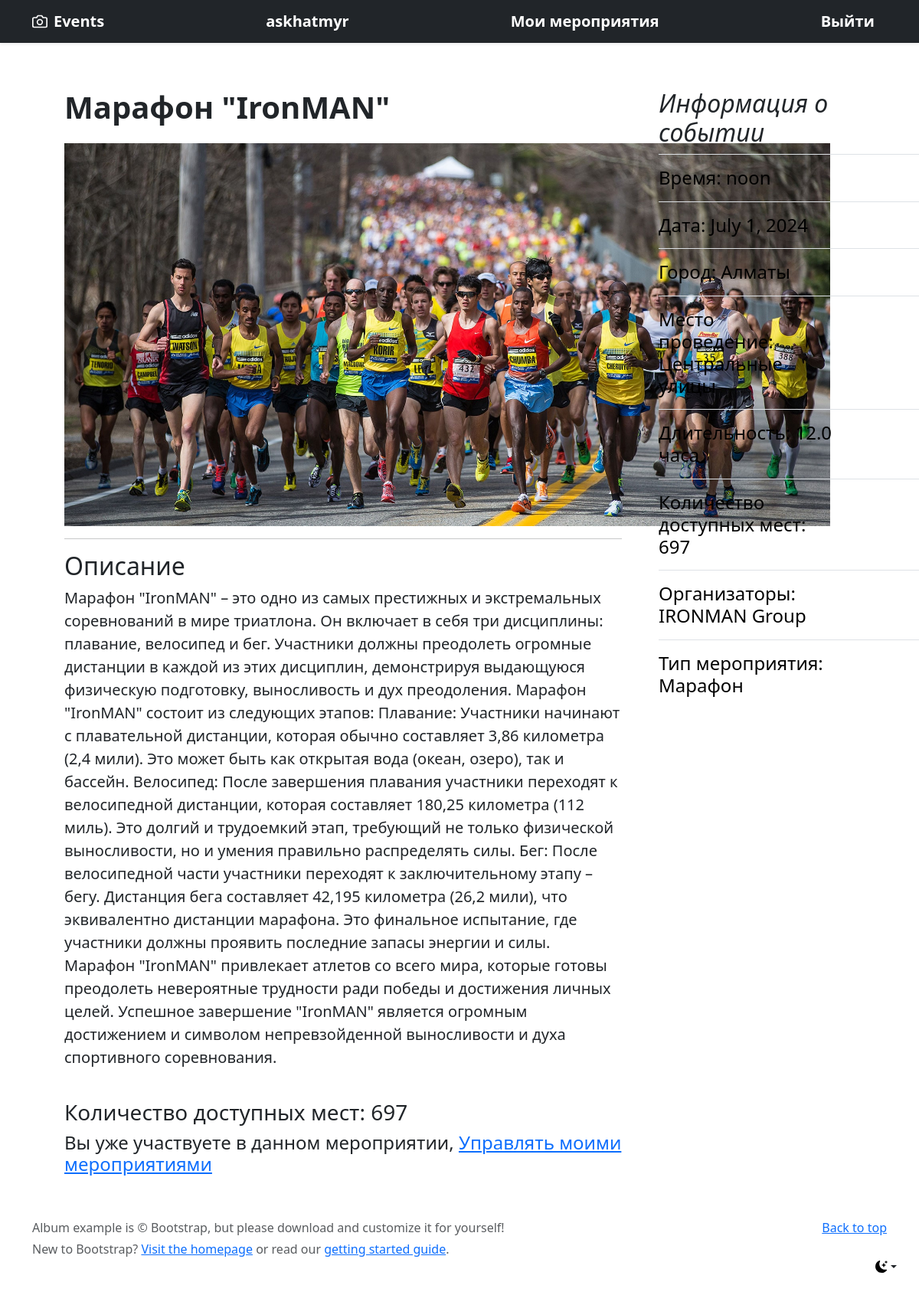
Page /event/2 (signed in) on the committed database.
### main/models.py (models this page shows, shortened)
class Event(models.Model):
    title = models.CharField(verbose_name="Название мероприятия", max_length=255)
    organizer = models.CharField(verbose_name="Организаторы", max_length=255, default="Организация")
    description = models.TextField(verbose_name="Описание мероприятия")
    event_time = models.TimeField(default=datetime.time(12, 0))
    event_date = models.DateField(default=datetime.date.today)
    duration = models.FloatField(verbose_name="Продолжительность(в часах)")
    city = models.CharField(verbose_name="Город", max_length=255)
    location = models.CharField(verbose_name="Место проведения", max_length=255)
    seats_amount = models.IntegerField(verbose_name="Количество мест")
    event_type = models.ForeignKey(CategoryEvent, on_delete=models.PROTECT)
    available_seats = models.IntegerField(verbose_name="Доступное количество мест")
    photo = models.ImageField(upload_to='uploads/', default='uploads/default.png')

class CategoryEvent(models.Model):
    title = models.CharField(verbose_name="Тип мероприятия", max_length=255)
    def __str__(self):
        return self.title

### main/views.py (the view)
# urls.py: path('event/<int:event_id>', views.event_description, name='event_description'),
def event_description(request, event_id):
    event = Event.objects.get(id=event_id)
    already_take_part = False
    if request.user.is_authenticated:
        if event in [i.event for i in EventUser.objects.filter(user=request.user)]:
            already_take_part = True
    return render(request, 'main/description.html', {'event': event, 'already_take_part': already_take_part})

### main/templates/main/description.html
{% extends 'main/main.html'%}
{% load static %}
{% block content %}
<div class="row g-5" style="margin-left: 5%; margin-top: 1%" xmlns="http://www.w3.org/1999/html">
    <div class="col-md-8">
      <article class="blog-post">
        <h1><strong>{{event.title}}</strong></h1>
        <img src="{{event.photo.url}}" width="1000px" style="margin-top:2%;">
        <hr>
        <h2>Описание</h2>
        <p style="font-size: 20px;">{{event.description}}</p>
        <br>
        <h3>Количество доступных мест: {{event.available_seats}}</h3>
        {% if user.is_authenticated%}
          {% if already_take_part%}
            <h4>Вы уже участвуете в данном мероприятии, <a href="{% url 'booking:my_events' %}">Управлять моими мероприятиями</a></h4>
          {% else %}
            <h4><a href="{% url 'main:take_part' event.id %}">Зарегистрироваться на мероприятие</a></h4>
          {% endif %}
        {% else %}
          <h4>Для участия на мероприятие <a href="{% url 'user_auth:user_login'%}">Войдите</a>
            или <a href="{% url 'user_auth:register'%}">Зарегистрируйтесь</a></h4>
        {% endif %}
      </article>
    </div>
    <div class="col-md-4">
      <div class="position-sticky" style="top: 2rem;">
        <div>
          <h2 class="fst-italic">Информация о событии</h2>
          <ul class="list-unstyled">
            <li>
              <a class="d-flex flex-column flex-lg-row gap-3 align-items-start align-items-lg-center py-3 link-body-emphasis text-decoration-none border-top" href="#">
                <div class="col-lg-8">
                  <h4 class="mb-0">Время: {{event.event_time}}</h4>
                </div>
              </a>
            </li>
            <li>
              <a class="d-flex flex-column flex-lg-row gap-3 align-items-start align-items-lg-center py-3 link-body-emphasis text-decoration-none border-top" href="#">
                <div class="col-lg-8">
                  <h4 class="mb-0">Дата: {{event.event_date}}</h4>
                </div>
              </a>
            </li>
            <li>
              <a class="d-flex flex-column flex-lg-row gap-3 align-items-start align-items-lg-center py-3 link-body-emphasis text-decoration-none border-top" href="#">
                <div class="col-lg-8">
                  <h4 class="mb-0">Город: {{event.city}}</h4>
                </div>
              </a>
            </li>
            <li>
              <a class="d-flex flex-column flex-lg-row gap-3 align-items-start align-items-lg-center py-3 link-body-emphasis text-decoration-none border-top" href="#">
                <div class="col-lg-8">
                  <h4 class="mb-0">Место проведение: {{event.location}}</h4>
                </div>
              </a>
            </li>
            <li>
              <a class="d-flex flex-column flex-lg-row gap-3 align-items-start align-items-lg-center py-3 link-body-emphasis text-decoration-none border-top" href="#">
                <div class="col-lg-8">
                  <h4 class="mb-0">Длительность: {{event.duration}} часа</h4>
                </div>
              </a>
            </li>
            <li>
              <a class="d-flex flex-column flex-lg-row gap-3 align-items-start align-items-lg-center py-3 link-body-emphasis text-decoration-none border-top" href="#">
                <div class="col-lg-8">
                  <h4 class="mb-0">Количество доступных мест: {{event.available_seats}}</h4>
                </div>
              </a>
            </li>
            <li>
              <a class="d-flex flex-column flex-lg-row gap-3 align-items-start align-items-lg-center py-3 link-body-emphasis text-decoration-none border-top" href="#">
                <div class="col-lg-8">
                  <h4 class="mb-0">Организаторы: {{event.organizer}}</h4>
                </div>
              </a>
            </li>
            <li>
              <a class="d-flex flex-column flex-lg-row gap-3 align-items-start align-items-lg-center py-3 link-body-emphasis text-decoration-none border-top" href="#">
                <div class="col-lg-8">
                  <h4 class="mb-0">Тип мероприятия: {{event.event_type}}</h4>
                </div>
              </a>
            </li>
          </ul>
        </div>
      </div>
    </div>
  </div>
  {% endblock %}

### main/templates/main/main.html (shortened to what this page needs)
<!DOCTYPE html>
{% load static %}
<html lang="en">
<head>
    <link rel="stylesheet" href="https://cdn.jsdelivr.net/npm/bootstrap@5.3.2/dist/css/bootstrap.min.css">
</head>
<body>
    <div class="dropdown position-fixed bottom-0 end-0 mb-3 me-3 bd-mode-toggle">
      <button class="btn btn-bd-primary py-2 dropdown-toggle d-flex align-items-center" id="bd-theme" type="button" aria-expanded="false" data-bs-toggle="dropdown" aria-label="Toggle theme (dark)">
        <svg class="bi my-1 theme-icon-active" width="1em" height="1em"><use href="#moon-stars-fill"></use></svg>
      </button>
    </div>
<header data-bs-theme="dark">
  <div class="navbar navbar-dark bg-dark shadow-sm">
    <div class="container">
      <a href="{% url 'main:main' %}" class="navbar-brand d-flex align-items-center">
        <strong>Events</strong>
      </a>
      {% if user.is_authenticated %}
      <a href="#" class="navbar-brand d-flex align-items-center">
        <strong>{{user.username}}</strong>
      </a>
       <a href="{% url 'booking:my_events' %}" class="navbar-brand d-flex align-items-center">
        <strong>Мои мероприятия</strong>
      </a>
      <a href="{% url 'user_auth:user_logout'%}" class="navbar-brand d-flex align-items-center">
        <strong>Выйти</strong>
      </a>
      {% endif %}
    </div>
  </div>
</header>
    {% block content %}{% endblock %}
<footer class="text-body-secondary py-5">
  <div class="container">
    <p class="float-end mb-1">
      <a href="#">Back to top</a>
    </p>
    <p class="mb-1">Album example is © Bootstrap, but please download and customize it for yourself!</p>
    <p class="mb-0">New to Bootstrap? <a href="/">Visit the homepage</a> or read our <a href="/docs/5.3/getting-started/introduction/">getting started guide</a>.</p>
  </div>
</footer>
</body>
</html>

### rows in the picture
Event: title "Марафон \"IronMAN\"", photo (picture), description "Марафон \"IronMAN\" – это одно из самых престижных и экстремальных соревнований в мире триатлона. Он включает в себя три дисциплины: плавание, велосипед и бег. Участники должны преодолеть огромные дистанции в каждой из этих дисциплин, демонстрируя выдающуюся физическую подготовку, выносливость и дух преодоления. Марафон \"IronMAN\" состоит из следующих этапов: Плавание: Участники начинают с плавательной дистанции, которая обычно составляет 3,86 километра (2,4 мили). Это может быть как открытая вода (океан, озеро), так и бассейн. Велосипед: После завершения плавания участники переходят к велосипедной дистанции, которая составляет 180,25 километра (112 миль). Это долгий и трудоемкий этап,…", available_seats "697", event_time "noon", event_date "July 1, 2024", city "Алматы", location "Центральные улицы", duration "12.0", organizer "IRONMAN Group", event_type "Марафон"

### other values in the picture
{{ user.username }} "askhatmyr"
